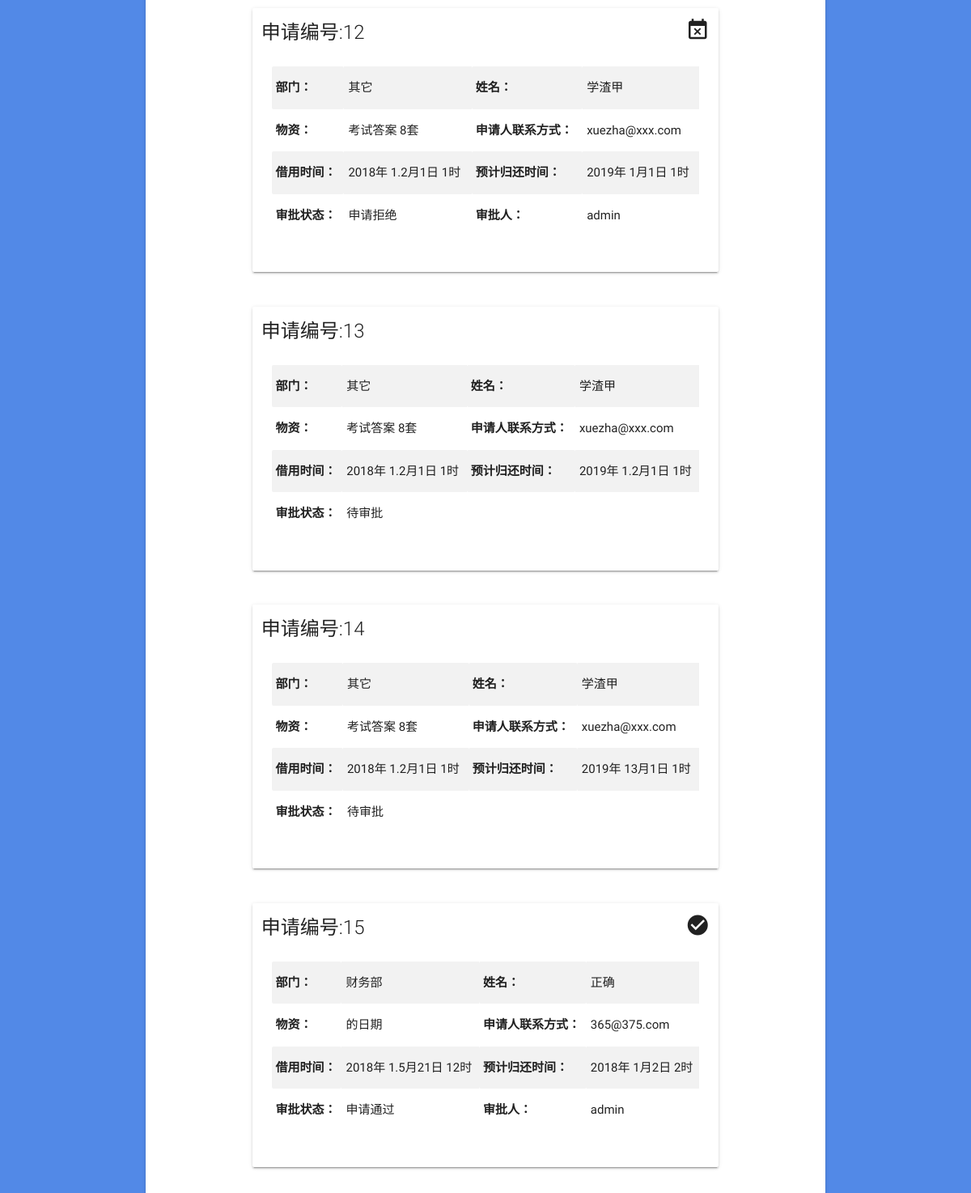
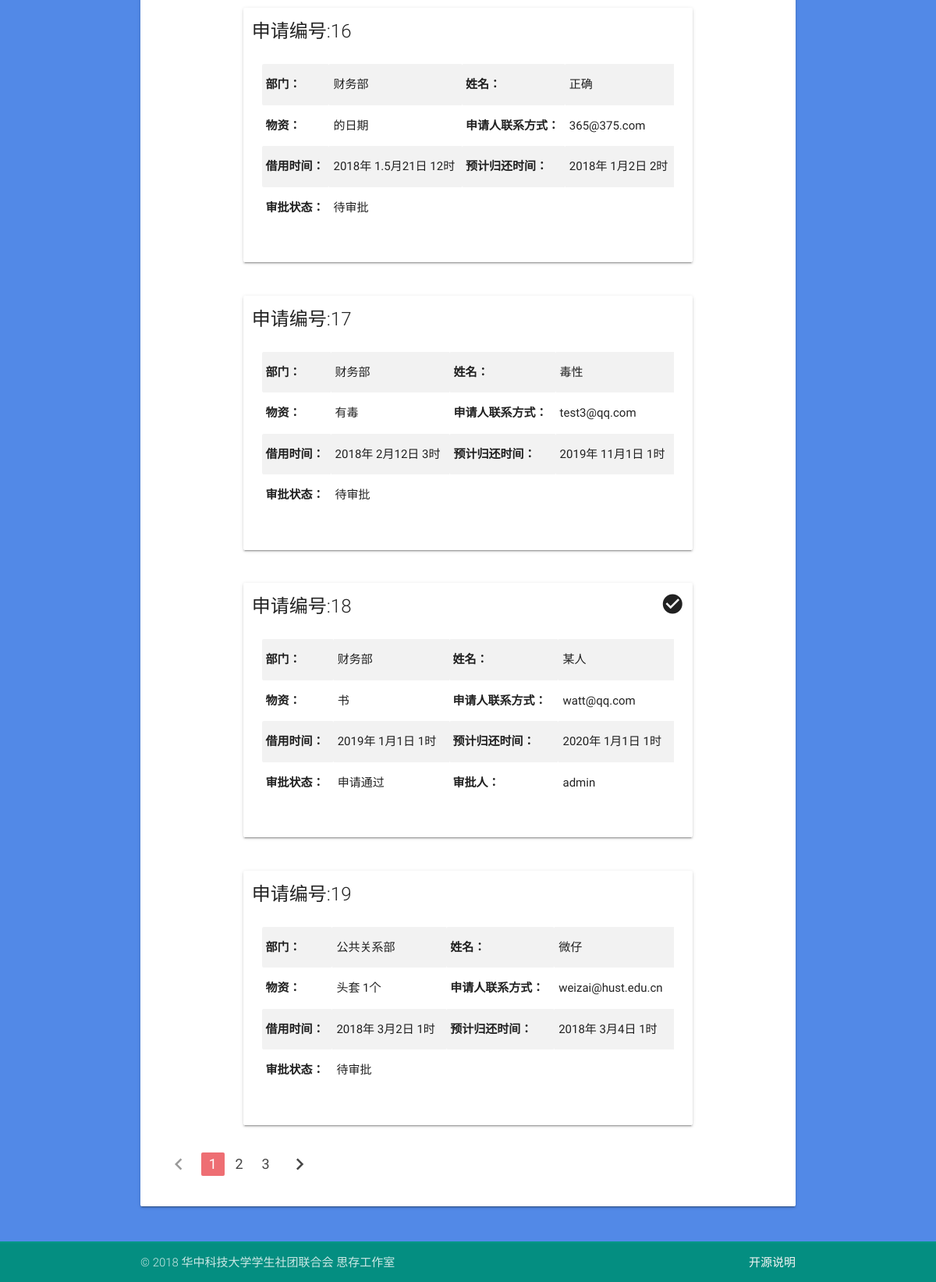
Page /records/ (signed in, lower part) on the earlier database version (2 pictures, top to bottom).
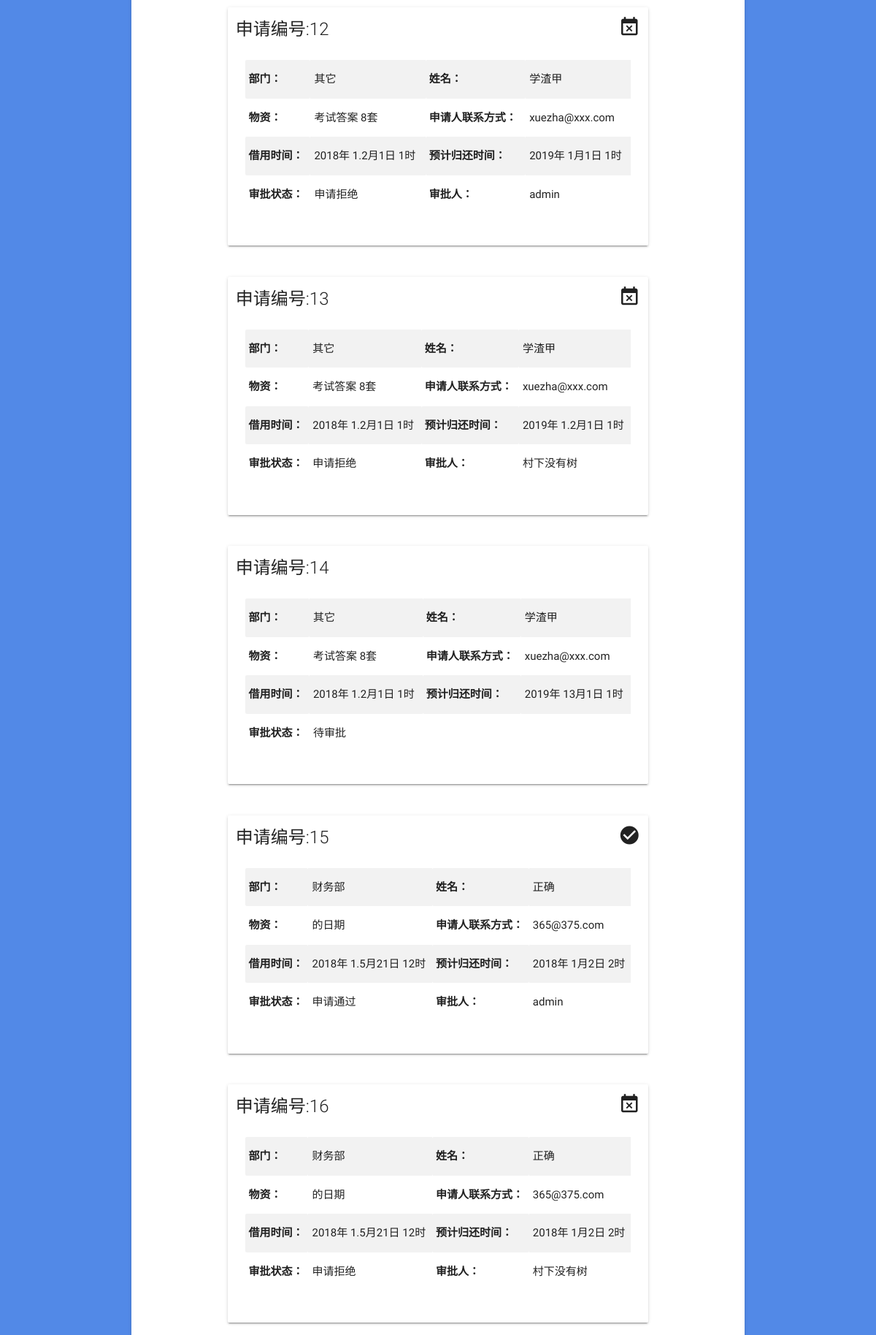
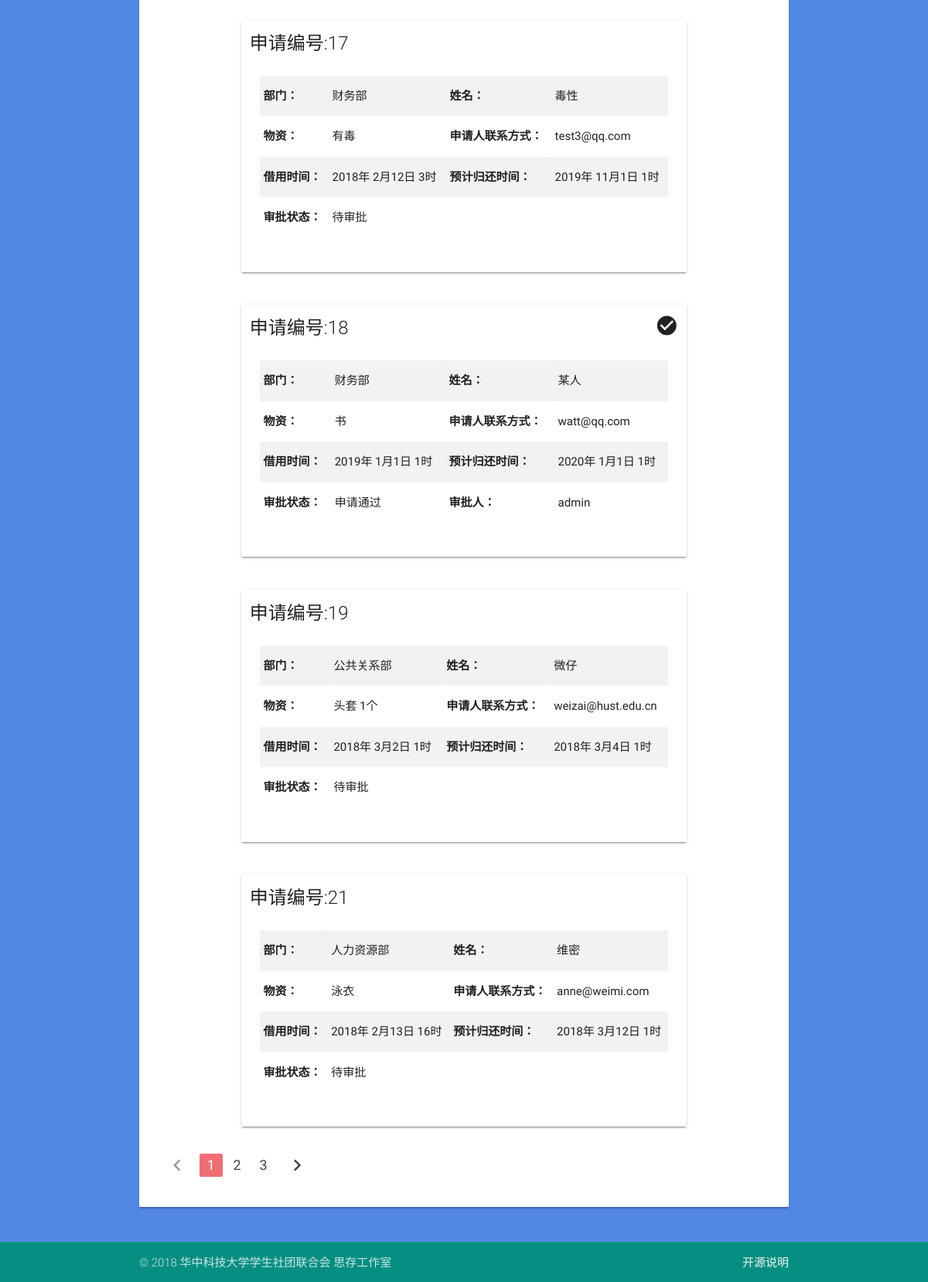
Same page on the later database version (2 pictures, top to bottom).
### tables this page shows
CREATE TABLE MATERIAL
       (ID  INTEGER    PRIMARY KEY     AUTOINCREMENT,
       DEP     TEXT    NOT NULL,
       NAME    TEXT    NOT NULL,
       MATERIAL TEXT   NOT NULL,
       CONTACT TEXT    NOT NULL,
       STARTYEAR   INT    NOT NULL,
       STARTMONTH   INT    NOT NULL,
       STARTDAY   INT    NOT NULL,
       STARTHOUR   INT    NOT NULL,
       ENDINGYEAR  TEXT    NOT NULL,
       ENDINGMONTH  TEXT    NOT NULL,
       ENDINGDAY  TEXT    NOT NULL,
       ENDINGHOUR  TEXT    NOT NULL,
       STATUS  INTEGER NOT NULL,
       ADMIN   TEXT );

### app.py (the view)
@app.route('/records/')
@login_verify
def records():
    results = get_records('material',expire_date().year, expire_date().month)
    num = len(results)
    return render_template('records.html', msgs = results, num = num)

### app.py (called while the page is built)
def expire_date():
    a_month = timedelta(days=31)
    expire_date = date.today() - a_month
    return expire_date

def get_records(tablename, year, month):
    with sqlite3.connect(DATABASE) as database:
        c = database.cursor()
        cursor = c.execute('select * from %s where endingyear >= %d and endingmonth >= %d;'% (tablename, year, month))
        records = cursor.fetchall()
        return records

def login_verify(to_be_decorated):
    @wraps(to_be_decorated)
    def decorated(*args, **kwargs):
        if 'id' not in session:
            flash("请登录！", category="error")     # NOTE: flash-msg show in the NEXT page
            return redirect(url_for('login'))
        return to_be_decorated(*args, **kwargs)
    return decorated

### templates/records.html (shortened to what this page needs)
{% extends "base.html" %}
{% block content %}
<div class="container">
<div class="card-tabs">
<div class="card-panel" style="margin-top:0;" id="materials">
{% for i in range(0,num)  %}
<div class="container">
<div class="row">
<div class="card col s12">
      <div class="card-title" style="margin-top:0.5em;">  申请编号:{{ msgs[i][0] }}
        {% if msgs[i][13] == 0 %}
        <i class="material-icons right small"></i>
        {% elif msgs[i][13] == 1 %}
         <i class="material-icons  right small">check_circle</i>
        {% elif msgs[i][13] == 2 %}
        <i class="material-icons right small">event_busy</i>
        {% endif %}  </div>
      <div class="card-content">
      	<div class="row">
      		<table class="striped col s12">
            <tr>
              <th>部门：</th><td> {{ msgs[i][1] }}</td>
              <th>姓名：</th><td> {{ msgs[i][2] }}</td>
            </tr>
            <tr>
      				<th>物资：</th><td> {{ msgs[i][3] }} </td>
              <th>申请人联系方式：</th><td> {{ msgs[i][4] }} </td>
      			</tr>
            <tr>
      				<th>借用时间：</th><td> {{ msgs[i][5] }}年 {{ msgs[i][6] }}月{{ msgs[i][7] }}日  {{ msgs[i][8] }}时 </td>
      				<th>预计归还时间：</th><td> {{ msgs[i][9] }}年 {{ msgs[i][10] }}月{{ msgs[i][11] }}日  {{ msgs[i][12] }}时 </td>
      			</tr>
            <tr>
              <th>审批状态：</th>
              {% if msgs[i][13] == 0 %}
              <td> 待审批 </td>
              {% elif msgs[i][13] == 1 %}
              <td> 申请通过 </td>
              {% elif msgs[i][13] == 2 %}
              <td> 申请拒绝 </td>
              {% endif %}
              {% if msgs[i][14] != None  %}
              <th>审批人：</th><td> {{ msgs[i][14] }}</td>
              {% endif %}
                          </tr>
      		</table>
      	</div>
      </div>
      </div>
</div>
</div>
{% endfor %}
 <ul class="pagination">
   <li class="disabled"><a href="#!"><i class="material-icons">chevron_left</i></a></li>
   <li class="active"><a href="#!">1</a></li>
   <li class="waves-effect"><a href="#!">2</a></li>
    <li class="waves-effect"><a href="#!">3</a></li>
   <li class="waves-effect"><a href="#!"><i class="material-icons">chevron_right</i></a></li>
  </ul>
</div>
</div>
{% endblock %}

### templates/base.html (shortened to what this page needs)
<!DOCTYPE html>
<html>
<head>
		<link href="{{ url_for('static', filename='css/google_material_icons.css') }}" rel="stylesheet">
		<link type="text/css" rel="stylesheet" href="{{ url_for('static', filename='css/materialize.css') }}"  media="screen,projection"/>
        <link href="{{ url_for('static', filename='css/freetimechecker.css') }}" rel="stylesheet">
        <link href="{{ url_for('static',filename='css/footer_hack.css') }}" rel="stylesheet">
</head>
<body>
		<main >
    <div id="content">{% block content %}{% endblock %}
		</div>
	</main>
  <footer class="page-footer teal">
        <div class="footer-copyright">
            <div class="container">
              © 2018 华中科技大学学生社团联合会  思存工作室
            <a class="grey-text text-lighten-4 right" href="{{ url_for('opensource_info') }}">开源说明</a>
            </div>
         </div>
    </footer>
		<link rel="stylesheet" href="{{ url_for('static', filename='css/toastr.css') }}">
</body>
</html>

### static/css/footer_hack.css (style rules this page uses)
body { display: flex; min-height: 100vh; flex-direction: column; }
main { flex: 1 0 auto; }
footer.page-footer { margin-top: 2rem; padding-top: 2px; }

### templates/base.html (style rules this page uses)
body { background-image:url(/static/img/material-design-color-background.png); background-size: cover; }

Differences in the rows shown:
changed MATERIAL id 13: STATUS 0 → 2 (drawn); ADMIN empty → "村下没有树" (drawn)
changed MATERIAL id 16: STATUS 0 → 2 (drawn); ADMIN empty → "村下没有树" (drawn)
added MATERIAL: ID "21", DEP "人力资源部", NAME "维密", MATERIAL "泳衣", CONTACT "anne@weimi.com", STARTYEAR "2018", STARTMONTH "2", STARTDAY "13", STARTHOUR "16", ENDINGYEAR "2018", ENDINGMONTH "3", ENDINGDAY "12", ENDINGHOUR "1"
Other differences:
new list line: "申请编号: 部门： 姓名： 物资： 申请人联系方式： 借用时间： 年 月 日 时 预计归还时间： 年 月 日 时 审批状态： 申请拒绝 审批人："
new list line: "13 其它 学渣甲 考试答案 8套 xuezha@xxx.com 2018 1.2 1 1 2019 1.2 1 1 村下没有树"
new list line: "16 财务部 正确 的日期 365@375.com 2018 1.5 21 12 2018 1 2 2 村下没有树"
new list line: "申请编号: 部门： 姓名： 物资： 申请人联系方式： 借用时间： 年 月 日 时 预计归还时间： 年 月 日 时 审批状态： 待审批"
list line gone: "申请编号: 部门： 姓名： 物资： 申请人联系方式： 借用时间： 年 月 日 时 预计归还时间： 年 月 日 时 审批状态： 待审批"
list line gone: "13 其它 学渣甲 考试答案 8套 xuezha@xxx.com 2018 1.2 1 1 2019 1.2 1 1"
list line gone: "16 财务部 正确 的日期 365@375.com 2018 1.5 21 12 2018 1 2 2"
